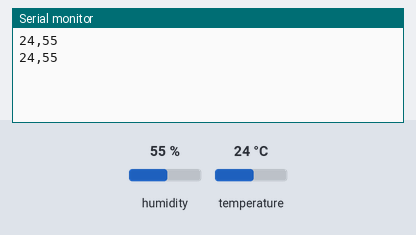
A sketch run on a simulated Arduino Uno, built with avr-gcc and run on an emulated ATmega328P. Parts: the last lines printed to the serial monitor. Wiring (inferred from the names in the program): DHT11 sensor: data A0. The inputs (shaded band) are chosen by the test bench; at power-on: humidity 55 %, temperature 24 °C.

Above: at 4.8 s.
4.9 s: humidity set to 22 %
At 7.5 s:
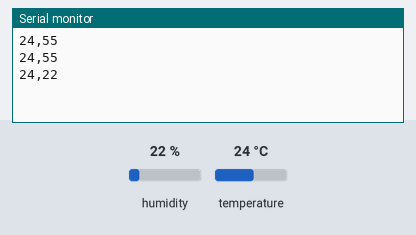
7.9 s: temperature set to 12 °C
At 8.7 s:
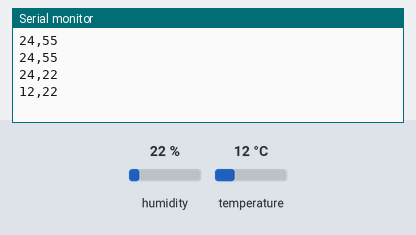
10.9 s: humidity set to 40 %
At 13.5 s:
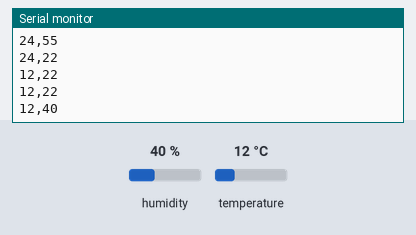
Timing chart, 0 to 15.0 s (numbered marks = the images above; inputs shaded):
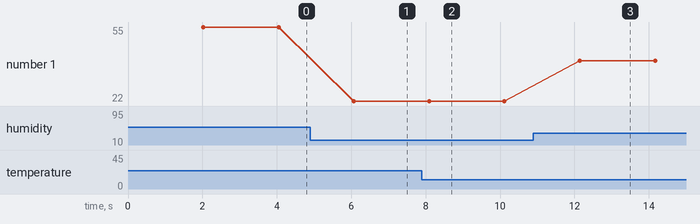

The sketch:

RPM_arduino.ino
```cpp
#include "dht.h"
#define dhtPin A0

dht DHT;
int freq = 2000;

void setup(){
  Serial.begin(9600);
}

void loop(){
    delay(freq);
    DHT.read11(dhtPin);
    Serial.print((int)DHT.temperature);
    Serial.print(",");
    Serial.println((int)DHT.humidity);
}
```

dht.cpp
```cpp
#include "dht.h"

#define TIMEOUT 10000

int dht::read11(uint8_t pin){
	//read values
	int rv = read(pin);
	if (rv != 0) return rv;

	//convert and store
	humidity = bits[0];
	temperature = bits[2];

	//test checksum
	uint8_t sum = bits[0] + bits[2];
	if (bits[4] != sum) return -1;

	return 0;
}

int dht::read22(uint8_t pin){
	//read values
	int rv = read(pin);
	if (rv != 0) return rv;

	//convert and store
	humidity = word(bits[0], bits[1]) * 0.1;

	int sign = 1;
	if (bits[2] & 0x80){
		bits[2] = bits[2] & 0x7F;
		sign = -1;
	}
	temperature = sign * word(bits[2], bits[3]) * 0.1;

	//test checksum
	uint8_t sum = bits[0] + bits[1] + bits[2] + bits[3];
	if (bits[4] != sum) return -1;

	return 0;
}

int dht::read(uint8_t pin){
	//init buffer to receive data
	uint8_t cnt = 7;
	uint8_t idx = 0;

	//empty buffer
	for (int i=0; i< 5; i++) bits[i] = 0;

	//request sample
	pinMode(pin, OUTPUT);
	digitalWrite(pin, LOW);
	delay(20);
	digitalWrite(pin, HIGH);
	delayMicroseconds(40);
	pinMode(pin, INPUT);

	//acknowledge or timeout
	unsigned int loopCnt = TIMEOUT;
	while(digitalRead(pin) == LOW)
		if (loopCnt-- == 0) return -2;

	loopCnt = TIMEOUT;
	while(digitalRead(pin) == HIGH)
		if (loopCnt-- == 0) return -2;

	//read output
	for (int i=0; i<40; i++){
		loopCnt = TIMEOUT;
		while(digitalRead(pin) == LOW)
			if (loopCnt-- == 0) return -2;

		unsigned long t = micros();

		loopCnt = TIMEOUT;
		while(digitalRead(pin) == HIGH)
			if (loopCnt-- == 0) return -2;

		if ((micros() - t) > 40) bits[idx] |= (1 << cnt);
		if (cnt == 0){
			cnt = 7;
			idx++;
		}
		else cnt--;
	}

	return 0;
}
```

dht.h
```cpp
#ifndef dht_h
#define dht_h

#if ARDUINO >= 100
 #include "Arduino.h"
#else
 #include "WProgram.h"
#endif

#define DHT_LIB_VERSION "0.1.00"

class dht{
	public:
		int read11(uint8_t pin);
	    int read22(uint8_t pin);
		double humidity;
		double temperature;

	private:
		uint8_t bits[5];
		int read(uint8_t pin);
};
#endif
```

Measured:
- after the input at 4.9 s, the serial monitor: prints a new line after 1.2 s (image 1)
- after the input at 7.9 s, the serial monitor: prints a new line after 0.20 s (image 2)
- after the input at 10.9 s, the serial monitor: prints a new line after 1.2 s (image 3)
- plotted number 1: 55 → 22 after the input at 4.9 s, 22 → 40 after the input at 10.9 s
